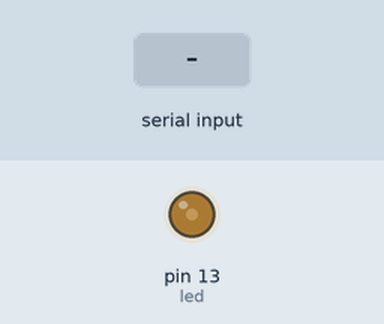
The sketch below on a simulated Arduino Uno, built with avr-gcc and run on an emulated ATmega328P. Parts: output pins drawn as LEDs (lit = HIGH). The test bench sets the inputs (shaded band).

Above: at 1.2 s.
1.3 s: byte 30 received over Serial
At 2.44 s:
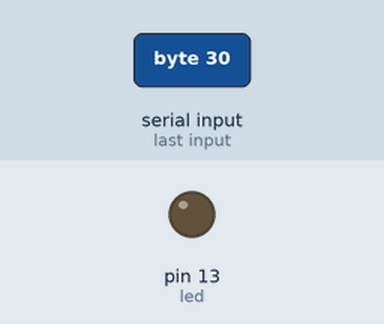
At 3.43 s:
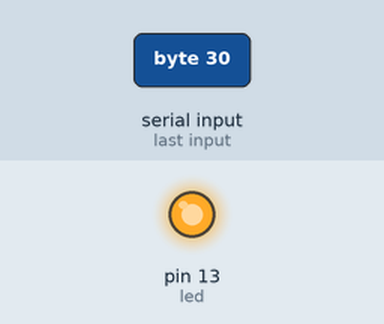
Timing chart, 0 to 10.3 s (numbered marks = the images above; inputs shaded):
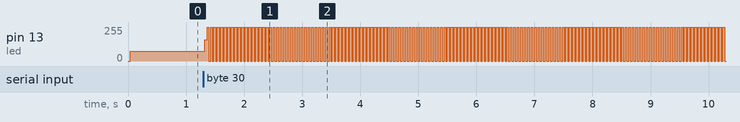

Measured:
- after the input at 1.3 s, pin 13 (led): 73/255 → 160/255 at once, then repeats every 0.06 s: 255/255 0.03 s, 0/255 0.03 s

The sketch:

ReadArduino.ino.ino
```cpp
#define led 13
void setup()
{
  Serial.begin(9600);
  pinMode(led,OUTPUT);
  Serial.setTimeout(30);
}
int c=0;
void loop()
{
   while (Serial.available())c = Serial.read();
   digitalWrite(led,1);
   delay(c);
   digitalWrite(led,0);
   delay(c);
}
```
